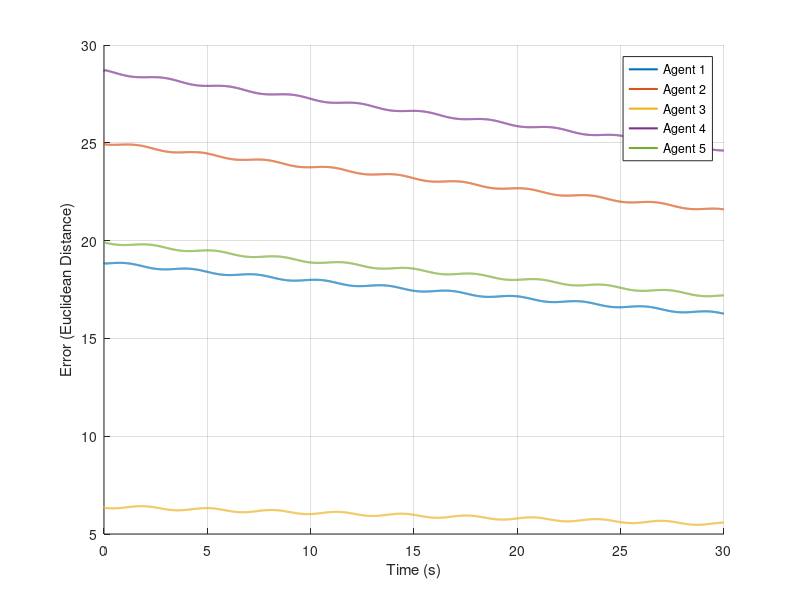

Here is the MATLAB script that generated this plot:
% Parameters
num_agents = 5;  % Number of agents
num_steps = 3000; % Number of time steps
dt = 0.01;       % Time step size

% Initialize agent states and leader trajectory
x = zeros(num_agents, num_steps); % Agent states in X
y = zeros(num_agents, num_steps); % Agent states in Y
z = zeros(num_agents, num_steps); % Agent states in Z
x_dot = zeros(num_agents, 1); % Agent velocities in X
y_dot = zeros(num_agents, 1); % Agent velocities in Y
z_dot = zeros(num_agents, 1); % Agent velocities in Z

x(:,1)=[20,4,0,-10,-15];
y(:,1)=[10,25,5,-25,6];
z(:,1)=[0.2,0.4,0,-0.1,-0.5];
x_dot(:,1)=[3,5,-10,-1,-15];
y_dot(:,1)=[-10,-5,0,-1,-15];
z_dot(:,1)=[30,5,-1,-1,-1];


leader_trajectory_x = zeros(1, num_steps); % Leader's trajectory in X
leader_trajectory_y = zeros(1, num_steps); % Leader's trajectory in Y
leader_trajectory_z = zeros(1, num_steps); % Leader's trajectory in Z

leader_velocity_x = zeros(1, num_steps);   % Leader's velocity in X
leader_velocity_y = zeros(1, num_steps);   % Leader's velocity in Y
leader_velocity_z = zeros(1, num_steps);   % Leader's velocity in Z

% Control inputs
u_x = zeros(num_agents, num_steps); % Control input in X
u_y = zeros(num_agents, num_steps); % Control input in Y
u_z = zeros(num_agents, num_steps); % Control input in Z


% Consensus gains
Kp = 0.5; % Proportional gain
Kv = 100.0; % Velocity gain

% Time vector
time = (0:num_steps-1) * dt;

% Leader's spiral trajectory and velocity
for t = 1:num_steps
    leader_trajectory_x(t) = 4 * cos(2 * time(t));  % Spiral in X
    leader_trajectory_y(t) = 4 * sin(2 * time(t));  % Spiral in Y
    leader_trajectory_z(t) = 0.5 * time(t);         % Linear increase in Z

    % Derivatives for velocity (using central difference method)
    if t > 1
        leader_velocity_x(t) = (leader_trajectory_x(t) - leader_trajectory_x(t-1)) / dt;
        leader_velocity_y(t) = (leader_trajectory_y(t) - leader_trajectory_y(t-1)) / dt;
        leader_velocity_z(t) = (leader_trajectory_z(t) - leader_trajectory_z(t-1)) / dt;
    end
end

% Consensus simulation
for t = 2:num_steps
    for i = 1:num_agents
        % Calculate control inputs (u_x, u_y, u_z) for each agent
        u_x(i, t) = Kp * (leader_trajectory_x(t-1) - x(i, t-1)) + Kv * (leader_velocity_x(t-1) - x_dot(i));
        u_y(i, t) = Kp * (leader_trajectory_y(t-1) - y(i, t-1)) + Kv * (leader_velocity_y(t-1) - y_dot(i));
        u_z(i, t) = Kp * (leader_trajectory_z(t-1) - z(i, t-1)) + Kv * (leader_velocity_z(t-1) - z_dot(i));
        
        % Calculate velocity updates based on the difference with leader's velocity
        x_dot(i) = x_dot(i) + u_x(i, t) * dt;
        y_dot(i) = y_dot(i) + u_y(i, t) * dt;
        z_dot(i) = z_dot(i) + u_z(i, t) * dt;
        
        % Update states with both position and velocity terms
        x(i, t) = x(i, t-1) + x_dot(i) * dt;
        y(i, t) = y(i, t-1) + y_dot(i) * dt;
        z(i, t) = z(i, t-1) + z_dot(i) * dt;
    end
end

% Calculate and plot the error between each agent and the leader
figure;
hold on;
for i = 1:num_agents
    % Calculate the Euclidean distance (error) between each agent and the leader
    error = sqrt((x(i, :) - leader_trajectory_x).^2 + (y(i, :) - leader_trajectory_y).^2 + (z(i, :) - leader_trajectory_z).^2);
    plot(time, error, 'LineWidth', 1.5); % Plot the error over time
end
hold off;

% Labels and legend
xlabel('Time (s)');
ylabel('Error (Euclidean Distance)');
%title('Error between Each Agent and the Leader');
legend(arrayfun(@(i) sprintf('Agent %d', i), 1:num_agents, 'UniformOutput', false));
grid on;
